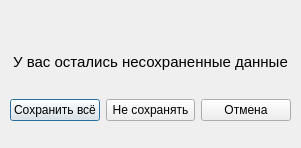
<?xml version="1.0" encoding="UTF-8"?>
<ui version="4.0">
 <class>saveDia</class>
 <widget class="QDialog" name="saveDia">
  <property name="geometry">
   <rect>
    <x>0</x>
    <y>0</y>
    <width>301</width>
    <height>148</height>
   </rect>
  </property>
  <property name="windowTitle">
   <string>Dialog</string>
  </property>
  <widget class="QWidget" name="verticalLayoutWidget">
   <property name="geometry">
    <rect>
     <x>10</x>
     <y>30</y>
     <width>281</width>
     <height>91</height>
    </rect>
   </property>
   <layout class="QVBoxLayout" name="verticalLayout">
    <item>
     <widget class="QLabel" name="label">
      <property name="font">
       <font>
        <pointsize>11</pointsize>
       </font>
      </property>
      <property name="text">
       <string>У вас остались несохраненные данные</string>
      </property>
      <property name="alignment">
       <set>Qt::AlignCenter</set>
      </property>
     </widget>
    </item>
    <item>
     <layout class="QHBoxLayout" name="horizontalLayout">
      <item>
       <widget class="QPushButton" name="SaveAll">
        <property name="text">
         <string>Сохранить всё</string>
        </property>
       </widget>
      </item>
      <item>
       <widget class="QPushButton" name="Close">
        <property name="text">
         <string>Не сохранять</string>
        </property>
       </widget>
      </item>
      <item>
       <widget class="QPushButton" name="Cancel">
        <property name="text">
         <string>Отмена</string>
        </property>
       </widget>
      </item>
     </layout>
    </item>
   </layout>
  </widget>
 </widget>
 <resources/>
 <connections/>
</ui>
